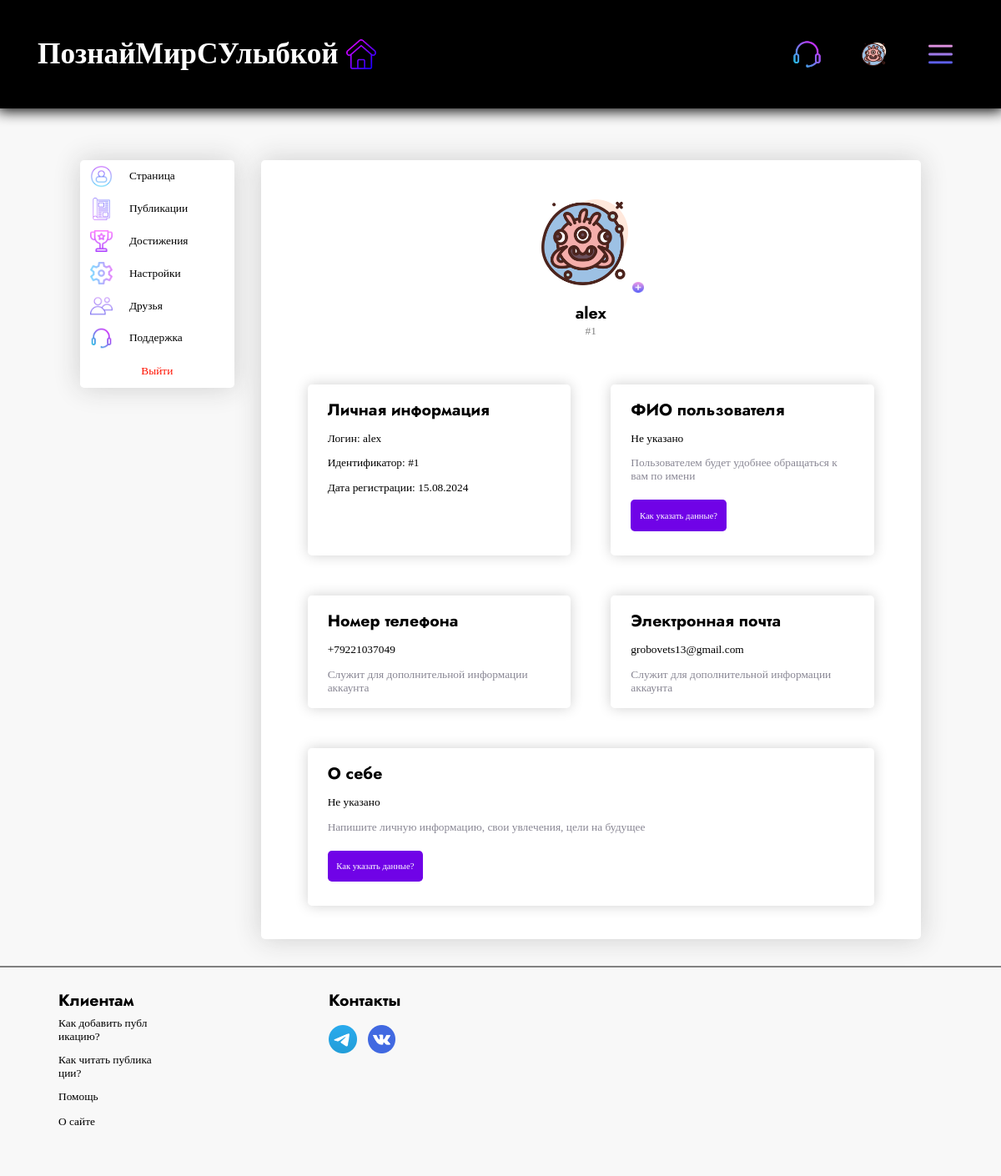
The page /profile/alex/page (signed in) on the database as committed earlier.
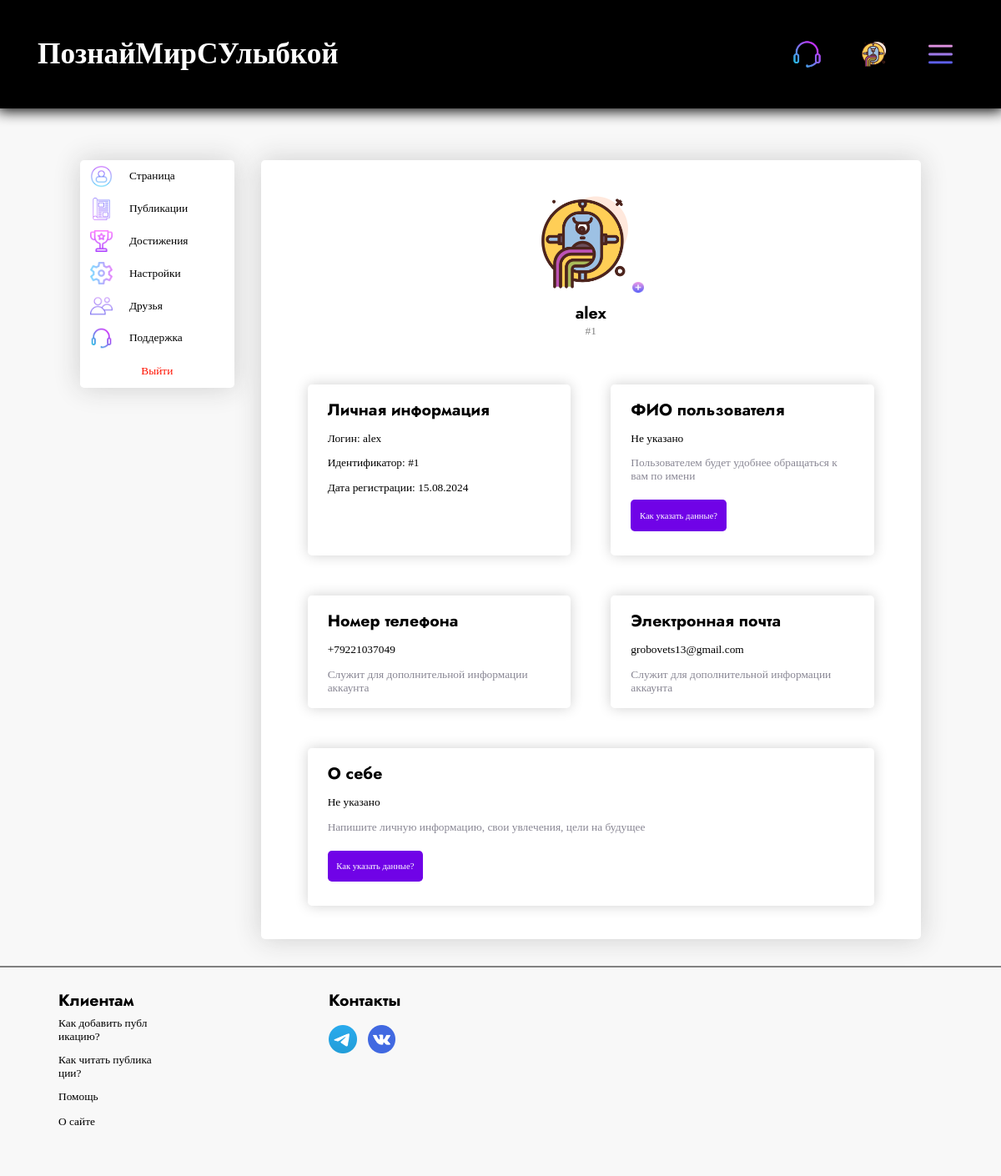
The same page on the database as committed later.
### tables this page shows
CREATE TABLE menu_logged (
            text VARCHAR(80) NOT NULL,
            url VARCHAR(80) NOT NULL,
            img_url VARCHAR(80) NOT NULL,
            class VARCHAR(80) NOT NULL
            );

CREATE TABLE menu_profile (
                text VARCHAR(80) NOT NULL,
                url VARCHAR(80) NOT NULL,
                img_url VARCHAR(80) NOT NULL,
                class VARCHAR(80) NOT NULL
                );

CREATE TABLE users (
                        id INTEGER PRIMARY KEY,
                        name VARCHAR(20) NOT NULL,
                        password VARCHAR(30) NOT NULL,
                        avatar VARCHAR(80) NOT NULL,
                        add_info VARCHAR(120) NOT NULL,
                        type_info VARCHAR(30) NOT NULL,
                        email VARCHAR(100),
                        number VARCHAR(13),
                        date DATETIME NOT NULL,
                        first_name VARCHAR(50),
                        surname VARCHAR(60),
                        last_name VARCHAR(60),
                        about_me TEXT,
                        coins TINYINT DEFAULT 0
                        );

### app.py (the view)
@app.route('/profile/<name>/page', methods=['GET', 'POST'])
@login_required
def profile_page(name):
    db.profile_menu()
    title = 'Профиль - ' + name
    return render_template('profile.html',
                           links_header=db.get_info_menu_right(current_user),
                           title=title,
                           menu=db.profile_menu(),
                           links_header_text=db.get_info_menu_left(),
                           form_exit=ExitForm(),
                           redirect=redirect,
                           url_for=url_for,
                           range=range,
                           form_avatar=AvatarForm(),
                           info=db.get_info_profile_page(current_user)[0],
                           none=None,
                           strptime=dt.datetime.strptime)

### forms.py
class ExitForm(FlaskForm):
    submit1 = SubmitField('Выйти')

class AvatarForm(FlaskForm):
    links = [f'{IMG}avatar{i}.png' for i in range(1, 5)]
    radio = RadioField('radio', choices=[(i, i) for i in links])
    file = FileField('Выбери файл')
    submit = SubmitField('Подтвердить')

### app.py (called while the page is built)
@login_manager.user_loader
def load_user(user_id):
    return UserLogin().add_info_user(user_id, db)

### database.py (called while the page is built)
    def get_info_menu_right(self, current_user):
        if current_user.is_authenticated:
            self.cursor.execute('SELECT * FROM menu_logged')
            res = self.cursor.fetchall()
            return res
        self.cursor.execute('SELECT * FROM menu')
        res = self.cursor.fetchall()
        return res

    def get_info_menu_left(self):
        self.cursor.execute('SELECT * FROM menu_text')
        res = self.cursor.fetchall()
        return res

    def profile_menu(self):
        self.cursor.execute('SELECT * FROM menu_profile')
        return self.cursor.fetchall()

    def get_info_profile_page(self, current_user):
        self.cursor.execute(f'''SELECT *
                                FROM users
                                WHERE name = "{current_user.get_name()}"''')
        info = self.cursor.fetchall()[0]
        return info, info['id']

    def get_info_user(self, user_id):
        self.cursor.execute(f"""SELECT *
                                FROM users
                                WHERE id = {user_id}""")
        return self.cursor.fetchone()

### user_login.py (called while the page is built)
    def add_info_user(self, user_id, db):
        self.__user = db.get_info_user(user_id)
        return self

    def get_name(self):
        return str(self.__user['name'])

    def get_avatar(self):
        return str(self.__user['avatar'])

### templates/profile.html (shortened to what this page needs)
{% extends 'index.html' %}
{% block content %}
  <div class = 'profile_main_div'>
    <div class = 'menu_profile_div'>
      <form class = 'menu_profile_form' method = 'post' action = '/logout'>
        {% for link in menu %}
          {% if link['class'] != 'exit_link' %}
          <a href = '{{link["url"]}}' class = '{{link["class"]}} link_profile border_bottom'>
            <img src = '{{link["img_url"]}}' class = 'img_profile_link'>
            <p class = 'text_link_profile'> {{link['text']}} </p>
          </a>
          {% else %}
            <div class = 'exit_link_btn'>
              {{form_exit.submit1(class =  'exit_link link_profile')}}
            </div>
          {% endif %}
        {% endfor %}
      </form>
      <div class = 'empty_div'>
      </div>
    </div>
    <div class = 'window_profile_div'>
      {% block window %}
        <div class = 'info_profile_div'>
          <a class = 'avatar_div' href = 'change_avatar'>
            <img src = '{{current_user.get_avatar()}}' class = 'avatar_profile_page'>
            <img src = '{{url_for("static", filename="images/plus.png")}}' class = 'plus_profile_page'>
          </a>
          <h3> {{current_user.get_name()}} </h3>
          <p class = 'text_id_profile'> #{{info['id']}}
        </div>
        <div class = 'content_window_profile_div'>
          <div class = 'login_profile_div'>
            <div>
              <h3> Личная информация </h3>
              <p class = 'text_in_div_profile info_text_profile'>
                Логин: {{info['name']}}
              </p>
              <p class = 'text_in_div_profile info_text_profile'>
                Идентификатор: #{{info['id']}}
              </p>
              <p class = 'text_in_div_profile info_text_profile'>
                Дата регистрации: {{strptime(info['date'], '%Y-%m-%d %H:%M:%S.%f').strftime('%d.%m.%Y')}}
              </p>
            </div>
          </div>
          <div class = 'fio_profile_div'>
            <div>
              <h3> ФИО пользователя </h3>
              {% if not info['first_name'] is none %}
              <p class = 'text_in_div_profile info_text_profile'>
                {{info['first_name']}} {{info['surname']}} {{info['last_name']}}
              </p>
              <p class = 'text_in_div_profile desc_text_profile'> Пользователем будет удобнее обращаться к вам по имени </p>
              {% else %}
              <p class = 'text_in_div_profile info_text_profile'> Не указано </p>
              <p class = 'text_in_div_profile desc_text_profile'> Пользователем будет удобнее обращаться к вам по имени </p>
            </div>
            <div>
              <button onclick = 'open_help_form()' class = 'btn_in_div_profile'>
                <span> Как указать данные? </span>
              </button>
            {% endif %}
            </div>
          </div>
          <div class = 'number_profile_div'>
            <div>
            <h3> Номер телефона </h3>
              {% if not info['number'] is none %}
              <p class = 'text_in_div_profile info_text_profile'>
                {{info['number']}}
              </p>
              <p class = 'text_in_div_profile desc_text_profile'> Служит для дополнительной информации аккаунта </p>
            {% endif %}
            </div>
          </div>
          <div class = 'email_profile_div'>
            <div>
              <h3> Электронная почта </h3>
              {% if not info['email'] is none %}
              <p class = 'text_in_div_profile info_text_profile'>
                {{info['email']}}
              </p>
              <p class = 'text_in_div_profile desc_text_profile'> Служит для дополнительной информации аккаунта </p>
            {% endif %}
            </div>
          </div>
          <div class = 'about_me_profile_div'>
            <div>
              <h3> О себе </h3>
              {% if not info['about_me'] is none %}
              <p class = 'text_in_div_profile info_text_profile'>
                {{info['about_me']}}
              </p>
              <p class = 'text_in_div_profile desc_text_profile'> Напишите личную информацию, свои увлечения, цели на будущее </p>
              {% else %}
              <p class = 'text_in_div_profile info_text_profile'> Не указано </p>
              <p class = 'text_in_div_profile desc_text_profile'> Напишите личную информацию, свои увлечения, цели на будущее </p>
            </div>
            <div>
              <button onclick = 'open_help_form()' class = 'btn_in_div_profile'>
                <span> Как указать данные? </span>
              </button>
              {% endif %}
            </div>
          </div>
        </div>
      {% endblock %}
    </div>
  </div>
{% endblock %}

### templates/index.html (shortened to what this page needs)
<!DOCTYPE html>
<html lang="en">
<head>
    <link rel = 'stylesheet' href = '{{url_for("static", filename="css/style.css")}}'>
</head>
{% block body %}
<body style = 'background: #f8f8f8'>
  <div class = 'dark_screen'>
{% endblock %}
    <div class = 'header'>
        {% if current_user.is_authenticated %}
        <a href = '/profile/{{current_user.get_name()}}'>
        {% else %}
        <a href = '/'>
        {% endif %}
          <h1> ПознайМирСУлыбкой </h1>
        </a>
        {% block links_header %}
            {% for link in links_header %}
            <a class = 'block_link_header {{link["class"]}}' href = '{{link["url"]}}'>
                <img src = '{{link["img_url"]}}' class = 'img_link_header'>
            </a>
            {% endfor %}
        {% endblock %}
        <div class = 'menu_links_header_div'>
          <button class = 'menu_links_header_btn' onclick = 'open_menu_links_header()'>
            <img src = '{{url_for("static", filename="images/menu_iconic.png")}}' class = 'menu_links_header_img'>
          </button>
        </div>
    </div>
    {% block content %}{% endblock %}
    {% block footer %}
    <footer>
      <div class = 'content_footer'>
        <div class = 'clients_div'>
          <h3 style = 'margin-left: 6px'> Клиентам </h3>
          <div class = 'links_clients_div'>
            <div class = 'footer_link_div'>
              <button class = 'footer_help_btn'>
                <p style = 'word-break: break-all; text-align: left'> Как добавить публикацию? </p>
              </button>
            </div>
            <div class = 'footer_link_div'>
              <button class = 'footer_help_btn'>
                <p style = 'word-break: break-all; text-align: left'> Как читать публикации? </p>
              </button>
            </div>
            <div class = 'footer_link_div'>
              <a href = '/support' class = 'footer_link'>
                <p style = 'word-break: break-all; text-align: left'> Помощь </p>
              </a>
            </div>
            <div class = 'footer_link_div'>
              <button class = 'footer_help_btn'>
                <p style = 'word-break: break-all; text-align: left'> О сайте </p>
              </button>
            </div>
          </div>
        </div>
        <div class = 'connect_div'>
          <h3> Контакты </h3>
          <div class = 'iconic_div_footer'>
            <a href = 'https://t.me/rayson0_0' class = 'iconic_footer_a'>
              <img src = '{{url_for("static", filename="images/iconic/telegram.png")}}' class = 'iconic_img_footer'>
            </a>
            <a href = 'https://vk.com/id818581144' class = 'iconic_footer_a' style = 'margin-left: 1em'>
              <img src = '{{url_for("static", filename="images/iconic/vk.png")}}' class = 'iconic_img_footer'>
            </a>
          </div>
        </div>
      </div>
    </footer>
    {% endblock %}
  </div>
</body>
</html>

Rows that differ between the two databases and show on the page:
removed menu_logged: img_url (picture)
changed menu_logged (number 2 of 2 on the later page): img_url: a different picture
changed users "alex": get_avatar: a different picture
